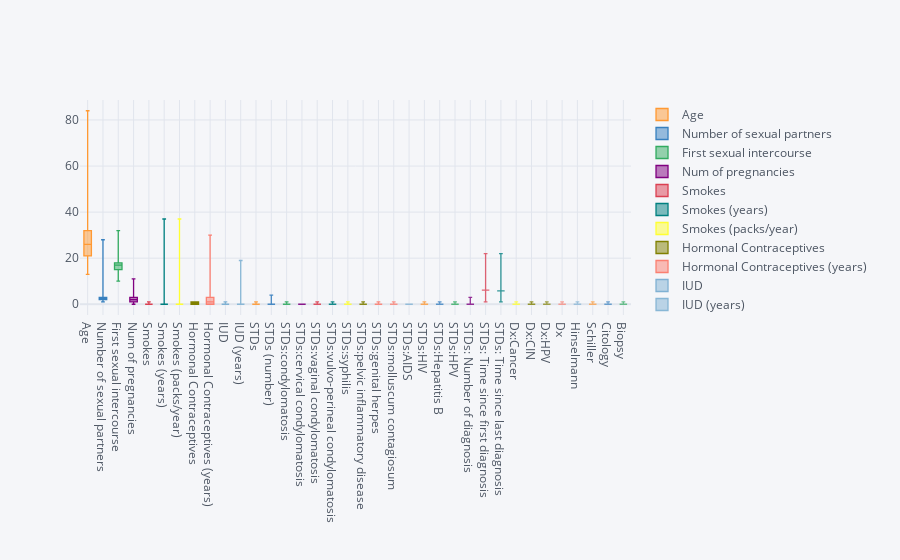

This figure's notebook cell:
### Code cell
plt.figure(figsize=(6, 3))

Data.iplot(kind = 'box',x='Biopsy', y = 'Age')

### Figure 1 — Plotly figure (JSON) as saved in the notebook; plotly's stock layout.template omitted (floating-point values rounded to 4 significant figures; data arrays with more than 128 entries replaced by an {"elided": "..."} marker saying what was removed)
{"data": [{"boxpoints": false, "line": {"width": 1.3}, "marker": {"color": "rgba(255, 153, 51, 1.0)"}, "name": "Age", "orientation": "v", "type": "box", "y": {"elided": "835 int values"}}, {"boxpoints": false, "line": {"width": 1.3}, "marker": {"color": "rgba(55, 128, 191, 1.0)"}, "name": "Number of sexual partners", "orientation": "v", "type": "box", "y": {"elided": "835 float values"}}, {"boxpoints": false, "line": {"width": 1.3}, "marker": {"color": "rgba(50, 171, 96, 1.0)"}, "name": "First sexual intercourse", "orientation": "v", "type": "box", "y": {"elided": "835 float values"}}, {"boxpoints": false, "line": {"width": 1.3}, "marker": {"color": "rgba(128, 0, 128, 1.0)"}, "name": "Num of pregnancies", "orientation": "v", "type": "box", "y": {"elided": "835 float values"}}, {"boxpoints": false, "line": {"width": 1.3}, "marker": {"color": "rgba(219, 64, 82, 1.0)"}, "name": "Smokes", "orientation": "v", "type": "box", "y": {"elided": "835 float values"}}, {"boxpoints": false, "line": {"width": 1.3}, "marker": {"color": "rgba(0, 128, 128, 1.0)"}, "name": "Smokes (years)", "orientation": "v", "type": "box", "y": {"elided": "835 float values"}}, {"boxpoints": false, "line": {"width": 1.3}, "marker": {"color": "rgba(255, 255, 51, 1.0)"}, "name": "Smokes (packs/year)", "orientation": "v", "type": "box", "y": {"elided": "835 float values"}}, {"boxpoints": false, "line": {"width": 1.3}, "marker": {"color": "rgba(128, 128, 0, 1.0)"}, "name": "Hormonal Contraceptives", "orientation": "v", "type": "box", "y": {"elided": "835 float values"}}, {"boxpoints": false, "line": {"width": 1.3}, "marker": {"color": "rgba(251, 128, 114, 1.0)"}, "name": "Hormonal Contraceptives (years)", "orientation": "v", "type": "box", "y": {"elided": "835 float values"}}, {"boxpoints": false, "line": {"width": 1.3}, "marker": {"color": "rgba(128, 177, 211, 1.0)"}, "name": "IUD", "orientation": "v", "type": "box", "y": {"elided": "835 float values"}}, {"boxpoints": false, "line": {"width": 1.3}, "marker": {"color": "rgba(128, 177, 211, 0.8999999999999999)"}, "name": "IUD (years)", "orientation": "v", "type": "box", "y": {"elided": "835 float values"}}, {"boxpoints": false, "line": {"width": 1.3}, "marker": {"color": "rgba(255, 153, 51, 0.8999999999999999)"}, "name": "STDs", "orientation": "v", "type": "box", "y": {"elided": "835 float values"}}, {"boxpoints": false, "line": {"width": 1.3}, "marker": {"color": "rgba(55, 128, 191, 0.8999999999999999)"}, "name": "STDs (number)", "orientation": "v", "type": "box", "y": {"elided": "835 float values"}}, {"boxpoints": false, "line": {"width": 1.3}, "marker": {"color": "rgba(50, 171, 96, 0.8999999999999999)"}, "name": "STDs:condylomatosis", "orientation": "v", "type": "box", "y": {"elided": "835 float values"}}, {"boxpoints": false, "line": {"width": 1.3}, "marker": {"color": "rgba(128, 0, 128, 0.8999999999999999)"}, "name": "STDs:cervical condylomatosis", "orientation": "v", "type": "box", "y": {"elided": "835 int values"}}, {"boxpoints": false, "line": {"width": 1.3}, "marker": {"color": "rgba(219, 64, 82, 0.8999999999999999)"}, "name": "STDs:vaginal condylomatosis", "orientation": "v", "type": "box", "y": {"elided": "835 float values"}}, {"boxpoints": false, "line": {"width": 1.3}, "marker": {"color": "rgba(0, 128, 128, 0.8999999999999999)"}, "name": "STDs:vulvo-perineal condylomatosis", "orientation": "v", "type": "box", "y": {"elided": "835 float values"}}, {"boxpoints": false, "line": {"width": 1.3}, "marker": {"color": "rgba(255, 255, 51, 0.8999999999999999)"}, "name": "STDs:syphilis", "orientation": "v", "type": "box", "y": {"elided": "835 float values"}}, {"boxpoints": false, "line": {"width": 1.3}, "marker": {"color": "rgba(128, 128, 0, 0.8999999999999999)"}, "name": "STDs:pelvic inflammatory disease", "orientation": "v", "type": "box", "y": {"elided": "835 float values"}}, {"boxpoints": false, "line": {"width": 1.3}, "marker": {"color": "rgba(251, 128, 114, 0.8999999999999999)"}, "name": "STDs:genital herpes", "orientation": "v", "type": "box", "y": {"elided": "835 float values"}}, {"boxpoints": false, "line": {"width": 1.3}, "marker": {"color": "rgba(251, 128, 114, 0.7999999999999998)"}, "name": "STDs:molluscum contagiosum", "orientation": "v", "type": "box", "y": {"elided": "835 float values"}}, {"boxpoints": false, "line": {"width": 1.3}, "marker": {"color": "rgba(128, 177, 211, 0.7999999999999998)"}, "name": "STDs:AIDS", "orientation": "v", "type": "box", "y": {"elided": "835 int values"}}, {"boxpoints": false, "line": {"width": 1.3}, "marker": {"color": "rgba(255, 153, 51, 0.7999999999999998)"}, "name": "STDs:HIV", "orientation": "v", "type": "box", "y": {"elided": "835 float values"}}, {"boxpoints": false, "line": {"width": 1.3}, "marker": {"color": "rgba(55, 128, 191, 0.7999999999999998)"}, "name": "STDs:Hepatitis B", "orientation": "v", "type": "box", "y": {"elided": "835 float values"}}, {"boxpoints": false, "line": {"width": 1.3}, "marker": {"color": "rgba(50, 171, 96, 0.7999999999999998)"}, "name": "STDs:HPV", "orientation": "v", "type": "box", "y": {"elided": "835 float values"}}, {"boxpoints": false, "line": {"width": 1.3}, "marker": {"color": "rgba(128, 0, 128, 0.7999999999999998)"}, "name": "STDs: Number of diagnosis", "orientation": "v", "type": "box", "y": {"elided": "835 int values"}}, {"boxpoints": false, "line": {"width": 1.3}, "marker": {"color": "rgba(219, 64, 82, 0.7999999999999998)"}, "name": "STDs: Time since first diagnosis", "orientation": "v", "type": "box", "y": {"elided": "835 float values"}}, {"boxpoints": false, "line": {"width": 1.3}, "marker": {"color": "rgba(0, 128, 128, 0.7999999999999998)"}, "name": "STDs: Time since last diagnosis", "orientation": "v", "type": "box", "y": {"elided": "835 float values"}}, {"boxpoints": false, "line": {"width": 1.3}, "marker": {"color": "rgba(255, 255, 51, 0.7999999999999998)"}, "name": "Dx:Cancer", "orientation": "v", "type": "box", "y": {"elided": "835 int values"}}, {"boxpoints": false, "line": {"width": 1.3}, "marker": {"color": "rgba(128, 128, 0, 0.7999999999999998)"}, "name": "Dx:CIN", "orientation": "v", "type": "box", "y": {"elided": "835 int values"}}, {"boxpoints": false, "line": {"width": 1.3}, "marker": {"color": "rgba(128, 128, 0, 0.7)"}, "name": "Dx:HPV", "orientation": "v", "type": "box", "y": {"elided": "835 int values"}}, {"boxpoints": false, "line": {"width": 1.3}, "marker": {"color": "rgba(251, 128, 114, 0.7)"}, "name": "Dx", "orientation": "v", "type": "box", "y": {"elided": "835 int values"}}, {"boxpoints": false, "line": {"width": 1.3}, "marker": {"color": "rgba(128, 177, 211, 0.7)"}, "name": "Hinselmann", "orientation": "v", "type": "box", "y": {"elided": "835 int values"}}, {"boxpoints": false, "line": {"width": 1.3}, "marker": {"color": "rgba(255, 153, 51, 0.7)"}, "name": "Schiller", "orientation": "v", "type": "box", "y": {"elided": "835 int values"}}, {"boxpoints": false, "line": {"width": 1.3}, "marker": {"color": "rgba(55, 128, 191, 0.7)"}, "name": "Citology", "orientation": "v", "type": "box", "y": {"elided": "835 int values"}}, {"boxpoints": false, "line": {"width": 1.3}, "marker": {"color": "rgba(50, 171, 96, 0.7)"}, "name": "Biopsy", "orientation": "v", "type": "box", "y": {"elided": "835 int values"}}], "layout": {"legend": {"bgcolor": "#F5F6F9", "font": {"color": "#4D5663"}}, "paper_bgcolor": "#F5F6F9", "plot_bgcolor": "#F5F6F9", "title": {"font": {"color": "#4D5663"}}, "xaxis": {"gridcolor": "#E1E5ED", "showgrid": true, "tickfont": {"color": "#4D5663"}, "title": {"font": {"color": "#4D5663"}, "text": ""}, "zerolinecolor": "#E1E5ED"}, "yaxis": {"gridcolor": "#E1E5ED", "showgrid": true, "tickfont": {"color": "#4D5663"}, "title": {"font": {"color": "#4D5663"}, "text": ""}, "zerolinecolor": "#E1E5ED"}}}
